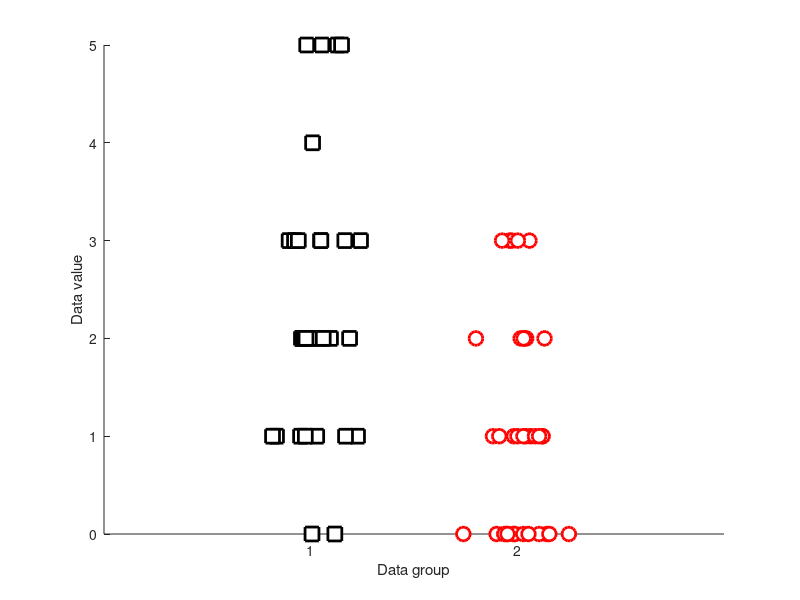

MATLAB code to generate this figure: (Note: this script raises an error after producing the figure.)
%%
%   COURSE: Master statistics and machine learning: intuition, math, code										
%      URL: udemy.com/course/statsml_x/?couponCode=202006 
% 
%  SECTION: The t-test family
%    VIDEO: Mann-Whitney U test
% 
%  TEACHER: Mike X Cohen, sincxpress.com
%

%%

% a clear MATLAB workspace is a clear mental workspace
close all; clear
pkg load statistics % load Octave stats package

%% generate the data

% the data (note the different sample sizes)
N1 = 30;
N2 = 35;

data1 = poissrnd(2,N1,1);
data2 = poissrnd(1,N2,1);

figure(1), clf, hold on
plot(1+randn(N1,1)/10,data1,'ks','markerfacecolor','w','markersize',10,'linewidth',2)
plot(2+randn(N2,1)/10,data2,'ro','markerfacecolor','w','markersize',10,'linewidth',2)

set(gca,'xlim',[0 3],'xtick',1:2)
xlabel('Data group'), ylabel('Data value')

%% now for the test

% the right one...
[p,zval] = u_test(data1,data2)
title([ 'Wilcoxon z=' num2str(zval) ', p=' num2str(p) ])


%%%%%%%%%%%%%%%%%%%%%%% IMPORTANT WARNING! %%%%%%%%%%%%%%%%%%%%%%%
% Do not confuse signrank() and ranksum().
% They seem like similar functions, but they're different:
%   signrank() -> one-sample or paired-samples (Wilcoxon signed-rank)
%   ranksum()  -> two independent samples (Mann-Whitney U)
%%%%%%%%%%%%%%%%%%%%%%% IMPORTANT WARNING! %%%%%%%%%%%%%%%%%%%%%%%


%% done.
